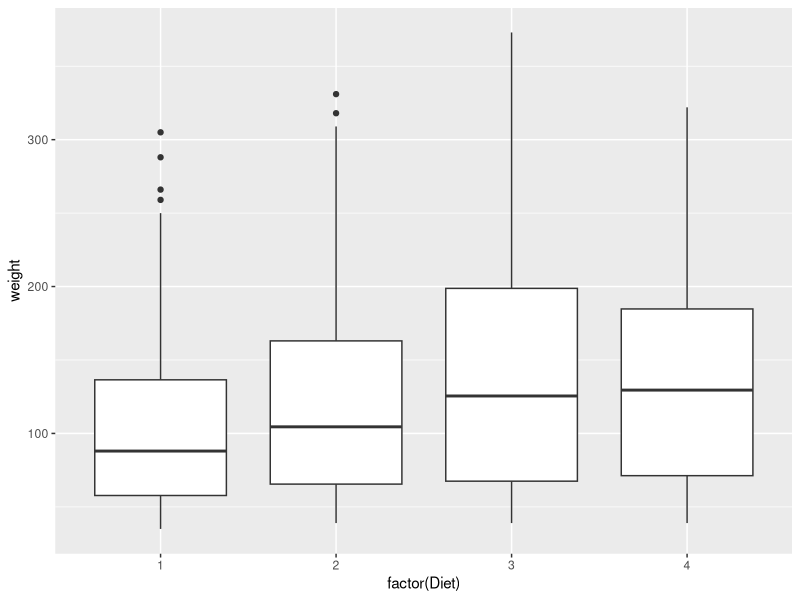
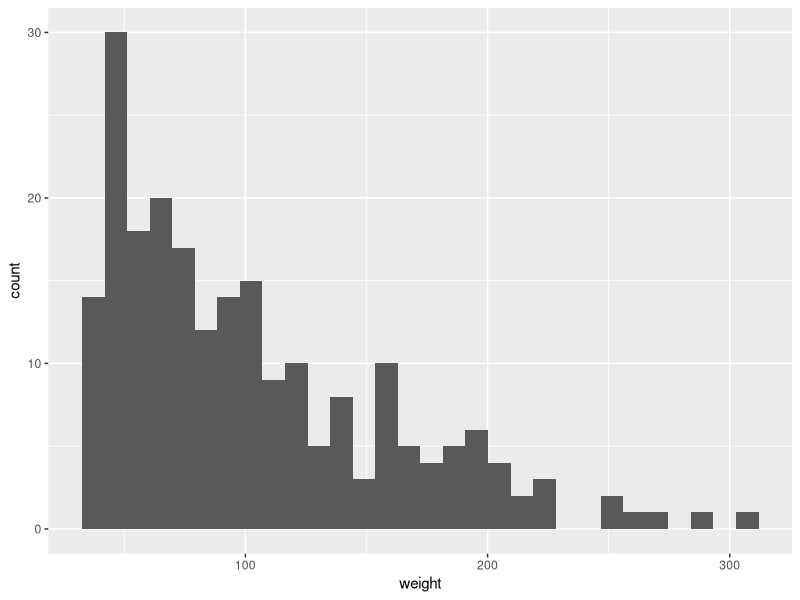
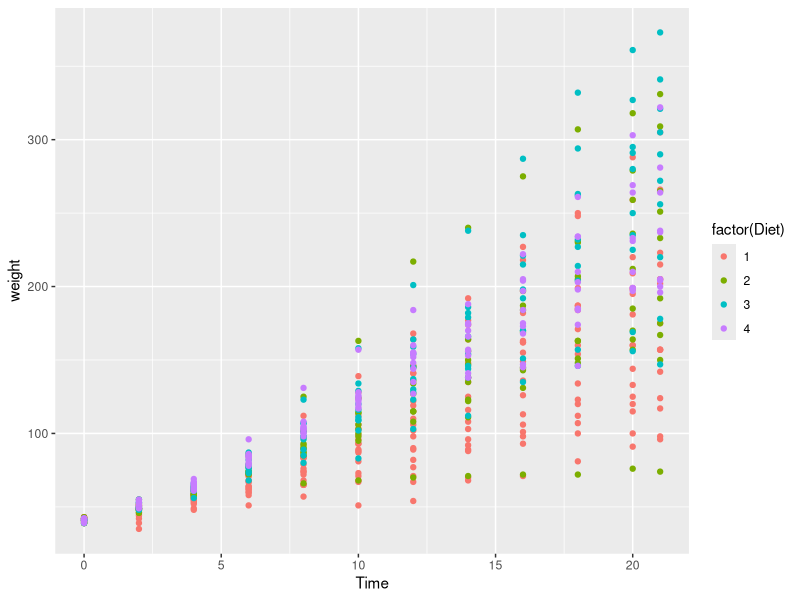

The R script that drew these images, in order:
#a
install.packages("ggplot2")
library(ggplot2)
ggplot(ChickWeight,aes(x=factor(Diet),y=weight))+geom_boxplot()

#b
library(ggplot2)
ggplot(subset(ChickWeight,Diet ==1),aes(x=weight))+geom_histogram()

#c
library(ggplot2)
ggplot(ChickWeight, aes(x = Time, y = weight, color = factor(Diet))) + geom_point()